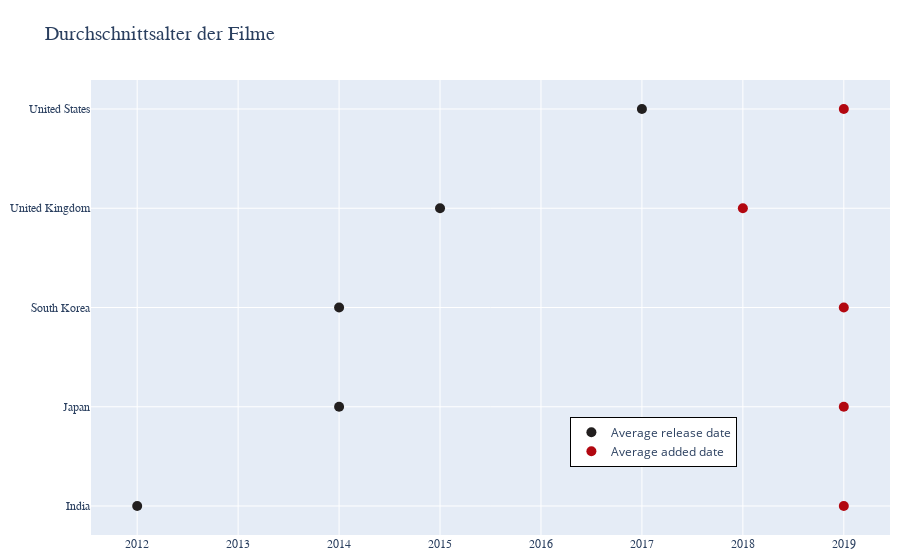

The code cell stored with this chart in its notebook:
### Code cell
import plotly.graph_objects as go
import pandas as pd

t5_countries_grouped = netflix_df.groupby('country')[['show_id']].count().sort_values(by='show_id',ascending=False).reset_index()[:5]
t5_series = t5_countries_grouped['country']
top5_countries = netflix_df.loc[netflix_df['country'].isin(t5_series)]

top5_countries['nf_release_year'] = top5_countries['date_added'].dt.year
diff_released_added = top5_countries.groupby('country')['release_year','nf_release_year'].mean().round()
diff_released_added_ordered = diff_released_added.sort_values(by='release_year')

my_range=range(1,len(diff_released_added.index)+1)

fig = go.Figure()

fig.add_trace(go.Scatter(x=diff_released_added_ordered['release_year'], y=diff_released_added_ordered.index, mode='markers', 
                          marker=dict(color='#221f1f', size=10), name='Average release date'))
fig.add_trace(go.Scatter(x=diff_released_added_ordered['nf_release_year'], y=diff_released_added_ordered.index, mode='markers',
                          marker=dict(color='#b20710', size=10), name='Average added date'))

fig.add_trace(go.Scatter(x=[diff_released_added_ordered['release_year'], diff_released_added_ordered['nf_release_year']], 
                          y=diff_released_added_ordered.index, mode='lines', line=dict(color='grey', width=1), 
                          showlegend=False))

fig.update_layout(title=f"Durchschnittsalter der Filme", title_font_family='serif', title_font_size=20, 
                  yaxis=dict(tickmode='array', tickvals=diff_released_added_ordered.index, ticktext=diff_released_added.index,
                             tickfont=dict(family='serif', size=12)),
                  xaxis=dict(tickfont=dict(family='serif', size=12)),
                  margin=dict(t=80, l=10, r=10, b=10), 
                  legend=dict(x=0.6, y=0.15, bordercolor='black', borderwidth=1))

fig.show()

### Figure 1 — Plotly figure (JSON) as saved in the notebook; plotly's stock layout.template omitted (floating-point values rounded to 4 significant figures)
{"data": [{"marker": {"color": "#221f1f", "size": 10}, "mode": "markers", "name": "Average release date", "type": "scatter", "x": [2012, 2014, 2014, 2015, 2017], "y": ["India", "Japan", "United States", "United Kingdom", "South Korea"]}, {"marker": {"color": "#b20710", "size": 10}, "mode": "markers", "name": "Average added date", "type": "scatter", "x": [2019, 2019, 2019, 2018, 2019], "y": ["India", "Japan", "United States", "United Kingdom", "South Korea"]}, {"line": {"color": "grey", "width": 1}, "mode": "lines", "showlegend": false, "type": "scatter", "x": [[2012, 2014, 2014, 2015, 2017], [2019, 2019, 2019, 2018, 2019]], "y": ["India", "Japan", "United States", "United Kingdom", "South Korea"]}], "layout": {"legend": {"bordercolor": "black", "borderwidth": 1, "x": 0.6, "y": 0.15}, "margin": {"b": 10, "l": 10, "r": 10, "t": 80}, "title": {"font": {"family": "serif", "size": 20}, "text": "Durchschnittsalter der Filme"}, "xaxis": {"tickfont": {"family": "serif", "size": 12}}, "yaxis": {"tickfont": {"family": "serif", "size": 12}, "tickmode": "array", "ticktext": ["India", "Japan", "South Korea", "United Kingdom", "United States"], "tickvals": ["India", "Japan", "United States", "United Kingdom", "South Korea"]}}}
